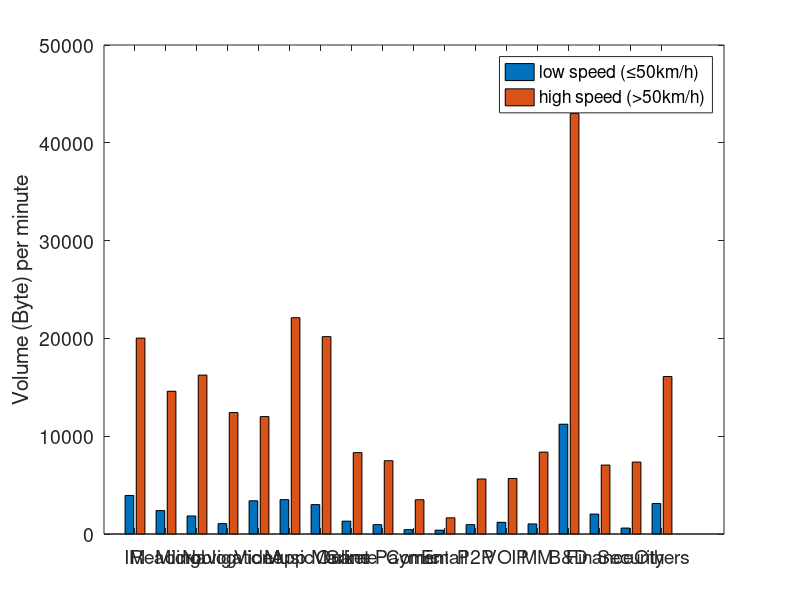

This figure's MATLAB source: (Note: this script raises an error after producing the figure.)
clear;
clc;
close;

addpath('C:/export_fig/');
M = dlmread('speed_appcat_all_city.csv');
volume = M(:, 3:4);
time = M(:, 5:6);
volume_per_min = volume./time.*60
figure('position', [100, 100, 800, 600]) 
bar(volume_per_min)
ylabel('Volume (Byte) per minute');
app_name = {'IM','Reading','Microblog','Navigation','Video','Music','App Market','Game','Online Payment','Comic','Email','P2P','VOIP','MM','B&D','Finance','Security','Others'};
set(gca, 'XTick', 1:18, 'XTickLabel', app_name, 'FontSize',14)   
set(gca,'XTickLabelRotation',90) 
legend('low speed (\leq50km/h)', 'high speed (>50km/h)')

set(gcf, 'Color', 'w');
export_fig volume_high_low_speed_per_minute_8_6.pdf





clear;
clc;
close;

addpath('C:/export_fig/');
M = dlmread('speed_appcat_all_city.csv');
volume = M(:, 3:4);
time = M(:, 5:6);
volume_per_min = volume./time.*60
figure('position', [100, 100, 1700*0.7, 600*0.7]) 
bar(volume_per_min)
ylabel('Volume (Byte) per minute');
app_name = {'IM','Reading','Microblog','Navigation','Video','Music','App Market','Game','Online Payment','Comic','Email','P2P','VOIP','MM','B&D','Finance','Security','Others'};
set(gca, 'XTick', 1:18, 'XTickLabel', app_name, 'FontSize',14)   
set(gca,'XTickLabelRotation',90) 
legend('low speed (\leq50km/h)', 'high speed (>50km/h)')

set(gcf, 'Color', 'w');
export_fig volume_high_low_speed_per_minute_17_6.pdf